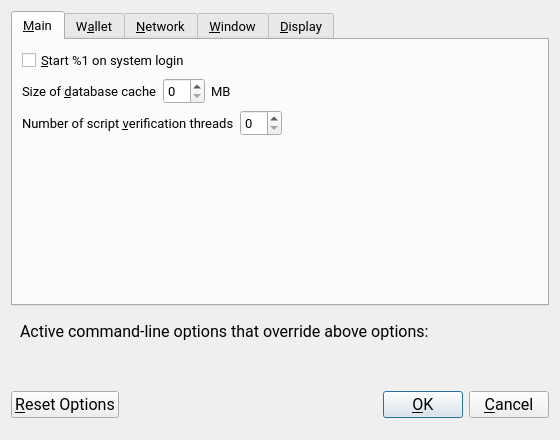
<?xml version="1.0" encoding="UTF-8"?>
<ui version="4.0">
 <class>OptionsDialog</class>
 <widget class="QDialog" name="OptionsDialog">
  <property name="geometry">
   <rect>
    <x>0</x>
    <y>0</y>
    <width>560</width>
    <height>440</height>
   </rect>
  </property>
  <property name="font">
   <font>
    <family>Roboto</family>
    <pointsize>12</pointsize>
   </font>
  </property>
  <property name="windowTitle">
   <string>Options</string>
  </property>
  <property name="modal">
   <bool>true</bool>
  </property>
  <layout class="QVBoxLayout" name="verticalLayout">
   <item>
    <widget class="QTabWidget" name="tabWidget">
     <property name="font">
      <font>
       <family>Roboto</family>
       <pointsize>10</pointsize>
      </font>
     </property>
     <property name="currentIndex">
      <number>0</number>
     </property>
     <widget class="QWidget" name="tabMain">
      <attribute name="title">
       <string>&amp;Main</string>
      </attribute>
      <layout class="QVBoxLayout" name="verticalLayout_Main">
       <item>
        <widget class="QCheckBox" name="bitcoinAtStartup">
         <property name="toolTip">
          <string>Automatically start %1 after logging in to the system.</string>
         </property>
         <property name="text">
          <string>&amp;Start %1 on system login</string>
         </property>
        </widget>
       </item>
       <item>
        <layout class="QHBoxLayout" name="horizontalLayout_2_Main">
         <item>
          <widget class="QLabel" name="databaseCacheLabel">
           <property name="text">
            <string>Size of &amp;database cache</string>
           </property>
           <property name="textFormat">
            <enum>Qt::PlainText</enum>
           </property>
           <property name="buddy">
            <cstring>databaseCache</cstring>
           </property>
          </widget>
         </item>
         <item>
          <widget class="QSpinBox" name="databaseCache"/>
         </item>
         <item>
          <widget class="QLabel" name="databaseCacheUnitLabel">
           <property name="text">
            <string>MB</string>
           </property>
           <property name="textFormat">
            <enum>Qt::PlainText</enum>
           </property>
          </widget>
         </item>
         <item>
          <spacer name="horizontalSpacer_2_Main">
           <property name="orientation">
            <enum>Qt::Horizontal</enum>
           </property>
           <property name="sizeHint" stdset="0">
            <size>
             <width>40</width>
             <height>20</height>
            </size>
           </property>
          </spacer>
         </item>
        </layout>
       </item>
       <item>
        <layout class="QHBoxLayout" name="horizontalLayout_3_Main">
         <item>
          <widget class="QLabel" name="threadsScriptVerifLabel">
           <property name="text">
            <string>Number of script &amp;verification threads</string>
           </property>
           <property name="textFormat">
            <enum>Qt::PlainText</enum>
           </property>
           <property name="buddy">
            <cstring>threadsScriptVerif</cstring>
           </property>
          </widget>
         </item>
         <item>
          <widget class="QSpinBox" name="threadsScriptVerif">
           <property name="toolTip">
            <string>(0 = auto, &lt;0 = leave that many cores free)</string>
           </property>
          </widget>
         </item>
         <item>
          <spacer name="horizontalSpacer_3_Main">
           <property name="orientation">
            <enum>Qt::Horizontal</enum>
           </property>
           <property name="sizeHint" stdset="0">
            <size>
             <width>40</width>
             <height>20</height>
            </size>
           </property>
          </spacer>
         </item>
        </layout>
       </item>
       <item>
        <spacer name="verticalSpacer_Main">
         <property name="orientation">
          <enum>Qt::Vertical</enum>
         </property>
         <property name="sizeHint" stdset="0">
          <size>
           <width>20</width>
           <height>40</height>
          </size>
         </property>
        </spacer>
       </item>
      </layout>
     </widget>
     <widget class="QWidget" name="tabWallet">
      <attribute name="title">
       <string>W&amp;allet</string>
      </attribute>
      <layout class="QVBoxLayout" name="verticalLayout_Wallet">
       <item>
        <widget class="QGroupBox" name="groupBox">
         <property name="title">
          <string>Expert</string>
         </property>
         <layout class="QVBoxLayout" name="verticalLayout_2">
          <item>
           <widget class="QCheckBox" name="coinControlFeatures">
            <property name="toolTip">
             <string>Whether to show coin control features or not.</string>
            </property>
            <property name="text">
             <string>Enable coin &amp;control features</string>
            </property>
           </widget>
          </item>
          <item>
           <widget class="QCheckBox" name="spendZeroConfChange">
            <property name="toolTip">
             <string>If you disable the spending of unconfirmed change, the change from a transaction cannot be used until that transaction has at least one confirmation. This also affects how your balance is computed.</string>
            </property>
            <property name="text">
             <string>&amp;Spend unconfirmed change</string>
            </property>
           </widget>
          </item>
         </layout>
        </widget>
       </item>
       <item>
        <spacer name="verticalSpacer_Wallet">
         <property name="orientation">
          <enum>Qt::Vertical</enum>
         </property>
         <property name="sizeHint" stdset="0">
          <size>
           <width>20</width>
           <height>40</height>
          </size>
         </property>
        </spacer>
       </item>
      </layout>
     </widget>
     <widget class="QWidget" name="tabNetwork">
      <attribute name="title">
       <string>&amp;Network</string>
      </attribute>
      <layout class="QVBoxLayout" name="verticalLayout_Network">
       <item>
        <widget class="QCheckBox" name="mapPortUpnp">
         <property name="toolTip">
          <string>Automatically open the Prux client port on the router. This only works when your router supports UPnP and it is enabled.</string>
         </property>
         <property name="text">
          <string>Map port using &amp;UPnP</string>
         </property>
        </widget>
       </item>
       <item>
        <widget class="QCheckBox" name="allowIncoming">
         <property name="toolTip">
          <string>Accept connections from outside</string>
         </property>
         <property name="text">
          <string>Allow incoming connections</string>
         </property>
        </widget>
       </item>
       <item>
        <widget class="QCheckBox" name="connectSocks">
         <property name="toolTip">
          <string>Connect to the Prux network through a SOCKS5 proxy.</string>
         </property>
         <property name="text">
          <string>&amp;Connect through SOCKS5 proxy (default proxy):</string>
         </property>
        </widget>
       </item>
       <item>
        <layout class="QHBoxLayout" name="horizontalLayout_1_Network">
         <item>
          <widget class="QLabel" name="proxyIpLabel">
           <property name="text">
            <string>Proxy &amp;IP:</string>
           </property>
           <property name="textFormat">
            <enum>Qt::PlainText</enum>
           </property>
           <property name="buddy">
            <cstring>proxyIp</cstring>
           </property>
          </widget>
         </item>
         <item>
          <widget class="QValidatedLineEdit" name="proxyIp">
           <property name="minimumSize">
            <size>
             <width>140</width>
             <height>0</height>
            </size>
           </property>
           <property name="maximumSize">
            <size>
             <width>140</width>
             <height>16777215</height>
            </size>
           </property>
           <property name="toolTip">
            <string>IP address of the proxy (e.g. IPv4: 127.0.0.1 / IPv6: ::1)</string>
           </property>
          </widget>
         </item>
         <item>
          <widget class="QLabel" name="proxyPortLabel">
           <property name="text">
            <string>&amp;Port:</string>
           </property>
           <property name="textFormat">
            <enum>Qt::PlainText</enum>
           </property>
           <property name="buddy">
            <cstring>proxyPort</cstring>
           </property>
          </widget>
         </item>
         <item>
          <widget class="QLineEdit" name="proxyPort">
           <property name="minimumSize">
            <size>
             <width>55</width>
             <height>0</height>
            </size>
           </property>
           <property name="maximumSize">
            <size>
             <width>55</width>
             <height>16777215</height>
            </size>
           </property>
           <property name="toolTip">
            <string>Port of the proxy (e.g. 9050)</string>
           </property>
          </widget>
         </item>
         <item>
          <spacer name="horizontalSpacer_1_Network">
           <property name="orientation">
            <enum>Qt::Horizontal</enum>
           </property>
           <property name="sizeHint" stdset="0">
            <size>
             <width>40</width>
             <height>20</height>
            </size>
           </property>
          </spacer>
         </item>
        </layout>
       </item>
       <item>
        <layout class="QHBoxLayout" name="horizontalLayout_2_Network">
         <item>
          <widget class="QLabel" name="proxyActiveNets">
           <property name="text">
            <string>Used for reaching peers via:</string>
           </property>
           <property name="textFormat">
            <enum>Qt::PlainText</enum>
           </property>
          </widget>
         </item>
         <item>
          <widget class="QCheckBox" name="proxyReachIPv4">
           <property name="enabled">
            <bool>false</bool>
           </property>
           <property name="toolTip">
            <string>Shows, if the supplied default SOCKS5 proxy is used to reach peers via this network type.</string>
           </property>
           <property name="text">
            <string/>
           </property>
          </widget>
         </item>
         <item>
          <widget class="QLabel" name="proxyReachIPv4Label">
           <property name="text">
            <string>IPv4</string>
           </property>
           <property name="textFormat">
            <enum>Qt::PlainText</enum>
           </property>
          </widget>
         </item>
         <item>
          <widget class="QCheckBox" name="proxyReachIPv6">
           <property name="enabled">
            <bool>false</bool>
           </property>
           <property name="toolTip">
            <string>Shows, if the supplied default SOCKS5 proxy is used to reach peers via this network type.</string>
           </property>
           <property name="text">
            <string/>
           </property>
          </widget>
         </item>
         <item>
          <widget class="QLabel" name="proxyReachIPv6Label">
           <property name="text">
            <string>IPv6</string>
           </property>
           <property name="textFormat">
            <enum>Qt::PlainText</enum>
           </property>
          </widget>
         </item>
         <item>
          <widget class="QCheckBox" name="proxyReachTor">
           <property name="enabled">
            <bool>false</bool>
           </property>
           <property name="toolTip">
            <string>Shows, if the supplied default SOCKS5 proxy is used to reach peers via this network type.</string>
           </property>
           <property name="text">
            <string/>
           </property>
          </widget>
         </item>
         <item>
          <widget class="QLabel" name="proxyReachTorLabel">
           <property name="text">
            <string>Tor</string>
           </property>
           <property name="textFormat">
            <enum>Qt::PlainText</enum>
           </property>
          </widget>
         </item>
         <item>
          <spacer name="horizontalSpacer_2_Network">
           <property name="orientation">
            <enum>Qt::Horizontal</enum>
           </property>
           <property name="sizeHint" stdset="0">
            <size>
             <width>40</width>
             <height>20</height>
            </size>
           </property>
          </spacer>
         </item>
        </layout>
       </item>
       <item>
        <widget class="QCheckBox" name="connectSocksTor">
         <property name="toolTip">
          <string>Connect to the Prux network through a separate SOCKS5 proxy for Tor hidden services.</string>
         </property>
         <property name="text">
          <string>Use separate SOCKS5 proxy to reach peers via Tor hidden services:</string>
         </property>
        </widget>
       </item>
       <item>
        <layout class="QHBoxLayout" name="horizontalLayout_3_Network">
         <item>
          <widget class="QLabel" name="proxyIpTorLabel">
           <property name="text">
            <string>Proxy &amp;IP:</string>
           </property>
           <property name="textFormat">
            <enum>Qt::PlainText</enum>
           </property>
           <property name="buddy">
            <cstring>proxyIpTor</cstring>
           </property>
          </widget>
         </item>
         <item>
          <widget class="QValidatedLineEdit" name="proxyIpTor">
           <property name="minimumSize">
            <size>
             <width>140</width>
             <height>0</height>
            </size>
           </property>
           <property name="maximumSize">
            <size>
             <width>140</width>
             <height>16777215</height>
            </size>
           </property>
           <property name="toolTip">
            <string>IP address of the proxy (e.g. IPv4: 127.0.0.1 / IPv6: ::1)</string>
           </property>
          </widget>
         </item>
         <item>
          <widget class="QLabel" name="proxyPortTorLabel">
           <property name="text">
            <string>&amp;Port:</string>
           </property>
           <property name="textFormat">
            <enum>Qt::PlainText</enum>
           </property>
           <property name="buddy">
            <cstring>proxyPortTor</cstring>
           </property>
          </widget>
         </item>
         <item>
          <widget class="QLineEdit" name="proxyPortTor">
           <property name="minimumSize">
            <size>
             <width>55</width>
             <height>0</height>
            </size>
           </property>
           <property name="maximumSize">
            <size>
             <width>55</width>
             <height>16777215</height>
            </size>
           </property>
           <property name="toolTip">
            <string>Port of the proxy (e.g. 9050)</string>
           </property>
          </widget>
         </item>
         <item>
          <spacer name="horizontalSpacer_4_Network">
           <property name="orientation">
            <enum>Qt::Horizontal</enum>
           </property>
           <property name="sizeHint" stdset="0">
            <size>
             <width>40</width>
             <height>20</height>
            </size>
           </property>
          </spacer>
         </item>
        </layout>
       </item>
       <item>
        <spacer name="verticalSpacer_Network">
         <property name="orientation">
          <enum>Qt::Vertical</enum>
         </property>
         <property name="sizeHint" stdset="0">
          <size>
           <width>20</width>
           <height>40</height>
          </size>
         </property>
        </spacer>
       </item>
      </layout>
     </widget>
     <widget class="QWidget" name="tabWindow">
      <attribute name="title">
       <string>&amp;Window</string>
      </attribute>
      <layout class="QVBoxLayout" name="verticalLayout_Window">
       <item>
        <widget class="QCheckBox" name="hideTrayIcon">
         <property name="toolTip">
          <string>&amp;Hide the icon from the system tray.</string>
         </property>
         <property name="text">
          <string>Hide tray icon</string>
         </property>
        </widget>
       </item>
       <item>
        <widget class="QCheckBox" name="minimizeToTray">
         <property name="toolTip">
          <string>Show only a tray icon after minimizing the window.</string>
         </property>
         <property name="text">
          <string>&amp;Minimize to the tray instead of the taskbar</string>
         </property>
        </widget>
       </item>
       <item>
        <widget class="QCheckBox" name="minimizeOnClose">
         <property name="toolTip">
          <string>Minimize instead of exit the application when the window is closed. When this option is enabled, the application will be closed only after selecting Exit in the menu.</string>
         </property>
         <property name="text">
          <string>M&amp;inimize on close</string>
         </property>
        </widget>
       </item>
       <item>
        <spacer name="verticalSpacer_Window">
         <property name="orientation">
          <enum>Qt::Vertical</enum>
         </property>
         <property name="sizeHint" stdset="0">
          <size>
           <width>20</width>
           <height>40</height>
          </size>
         </property>
        </spacer>
       </item>
      </layout>
     </widget>
     <widget class="QWidget" name="tabDisplay">
      <attribute name="title">
       <string>&amp;Display</string>
      </attribute>
      <layout class="QVBoxLayout" name="verticalLayout_Display">
       <item>
        <layout class="QHBoxLayout" name="horizontalLayout_1_Display">
         <item>
          <widget class="QLabel" name="langLabel">
           <property name="text">
            <string>User Interface &amp;language:</string>
           </property>
           <property name="textFormat">
            <enum>Qt::PlainText</enum>
           </property>
           <property name="buddy">
            <cstring>lang</cstring>
           </property>
          </widget>
         </item>
         <item>
          <widget class="QValueComboBox" name="lang">
           <property name="toolTip">
            <string>The user interface language can be set here. This setting will take effect after restarting %1.</string>
           </property>
          </widget>
         </item>
        </layout>
       </item>
       <item>
        <layout class="QHBoxLayout" name="horizontalLayout_2_Display">
         <item>
          <widget class="QLabel" name="unitLabel">
           <property name="text">
            <string>&amp;Unit to show amounts in:</string>
           </property>
           <property name="textFormat">
            <enum>Qt::PlainText</enum>
           </property>
           <property name="buddy">
            <cstring>unit</cstring>
           </property>
          </widget>
         </item>
         <item>
          <widget class="QValueComboBox" name="unit">
           <property name="toolTip">
            <string>Choose the default subdivision unit to show in the interface and when sending coins.</string>
           </property>
          </widget>
         </item>
        </layout>
       </item>
       <item>
        <layout class="QHBoxLayout" name="horizontalLayout_5_Display">
         <item>
          <widget class="QLabel" name="digitsLabel">
           <property name="text">
            <string>Decimal digits</string>
           </property>
          </widget>
         </item>
         <item>
          <widget class="QValueComboBox" name="digits"/>
         </item>
        </layout>
       </item>
       <item>
        <layout class="QHBoxLayout" name="horizontalLayout_3_Display">
         <item>
          <widget class="QLabel" name="thirdPartyTxUrlsLabel">
           <property name="toolTip">
            <string>Third party URLs (e.g. a block explorer) that appear in the transactions tab as context menu items. %s in the URL is replaced by transaction hash. Multiple URLs are separated by vertical bar |.</string>
           </property>
           <property name="text">
            <string>Third party transaction URLs</string>
           </property>
           <property name="buddy">
            <cstring>thirdPartyTxUrls</cstring>
           </property>
          </widget>
         </item>
         <item>
          <widget class="QLineEdit" name="thirdPartyTxUrls">
           <property name="toolTip">
            <string>Third party URLs (e.g. a block explorer) that appear in the transactions tab as context menu items. %s in the URL is replaced by transaction hash. Multiple URLs are separated by vertical bar |.</string>
           </property>
          </widget>
         </item>
        </layout>
       </item>
       <item>
        <spacer name="verticalSpacer_Display">
         <property name="orientation">
          <enum>Qt::Vertical</enum>
         </property>
         <property name="sizeHint" stdset="0">
          <size>
           <width>20</width>
           <height>40</height>
          </size>
         </property>
        </spacer>
       </item>
      </layout>
     </widget>
    </widget>
   </item>
   <item>
    <widget class="QFrame" name="frame">
     <layout class="QVBoxLayout" name="verticalLayout_Bottom">
      <item>
       <layout class="QHBoxLayout" name="horizontalLayout_Bottom">
        <item>
         <widget class="QLabel" name="overriddenByCommandLineInfoLabel">
          <property name="text">
           <string>Active command-line options that override above options:</string>
          </property>
          <property name="textFormat">
           <enum>Qt::PlainText</enum>
          </property>
         </widget>
        </item>
        <item>
         <spacer name="horizontalSpacer_Bottom">
          <property name="orientation">
           <enum>Qt::Horizontal</enum>
          </property>
          <property name="sizeHint" stdset="0">
           <size>
            <width>40</width>
            <height>20</height>
           </size>
          </property>
         </spacer>
        </item>
       </layout>
      </item>
      <item>
       <widget class="QLabel" name="overriddenByCommandLineLabel">
        <property name="text">
         <string/>
        </property>
        <property name="textFormat">
         <enum>Qt::PlainText</enum>
        </property>
        <property name="wordWrap">
         <bool>true</bool>
        </property>
       </widget>
      </item>
     </layout>
    </widget>
   </item>
   <item>
    <layout class="QHBoxLayout" name="horizontalLayout_Buttons">
     <item>
      <widget class="QPushButton" name="resetButton">
       <property name="toolTip">
        <string>Reset all client options to default.</string>
       </property>
       <property name="text">
        <string>&amp;Reset Options</string>
       </property>
       <property name="autoDefault">
        <bool>false</bool>
       </property>
      </widget>
     </item>
     <item>
      <spacer name="horizontalSpacer_1">
       <property name="orientation">
        <enum>Qt::Horizontal</enum>
       </property>
       <property name="sizeHint" stdset="0">
        <size>
         <width>40</width>
         <height>48</height>
        </size>
       </property>
      </spacer>
     </item>
     <item>
      <widget class="QLabel" name="statusLabel">
       <property name="minimumSize">
        <size>
         <width>200</width>
         <height>0</height>
        </size>
       </property>
       <property name="font">
        <font>
         <family>Roboto</family>
         <pointsize>12</pointsize>
         <weight>75</weight>
         <bold>true</bold>
        </font>
       </property>
       <property name="text">
        <string/>
       </property>
       <property name="textFormat">
        <enum>Qt::PlainText</enum>
       </property>
       <property name="wordWrap">
        <bool>true</bool>
       </property>
      </widget>
     </item>
     <item>
      <spacer name="horizontalSpacer_2">
       <property name="orientation">
        <enum>Qt::Horizontal</enum>
       </property>
       <property name="sizeHint" stdset="0">
        <size>
         <width>40</width>
         <height>48</height>
        </size>
       </property>
      </spacer>
     </item>
     <item>
      <widget class="QPushButton" name="okButton">
       <property name="text">
        <string>&amp;OK</string>
       </property>
       <property name="autoDefault">
        <bool>false</bool>
       </property>
       <property name="default">
        <bool>true</bool>
       </property>
      </widget>
     </item>
     <item>
      <widget class="QPushButton" name="cancelButton">
       <property name="text">
        <string>&amp;Cancel</string>
       </property>
       <property name="autoDefault">
        <bool>false</bool>
       </property>
      </widget>
     </item>
    </layout>
   </item>
  </layout>
 </widget>
 <customwidgets>
  <customwidget>
   <class>QValidatedLineEdit</class>
   <extends>QLineEdit</extends>
   <header>qvalidatedlineedit.h</header>
  </customwidget>
  <customwidget>
   <class>QValueComboBox</class>
   <extends>QComboBox</extends>
   <header>qvaluecombobox.h</header>
  </customwidget>
 </customwidgets>
 <resources/>
 <connections/>
</ui>
